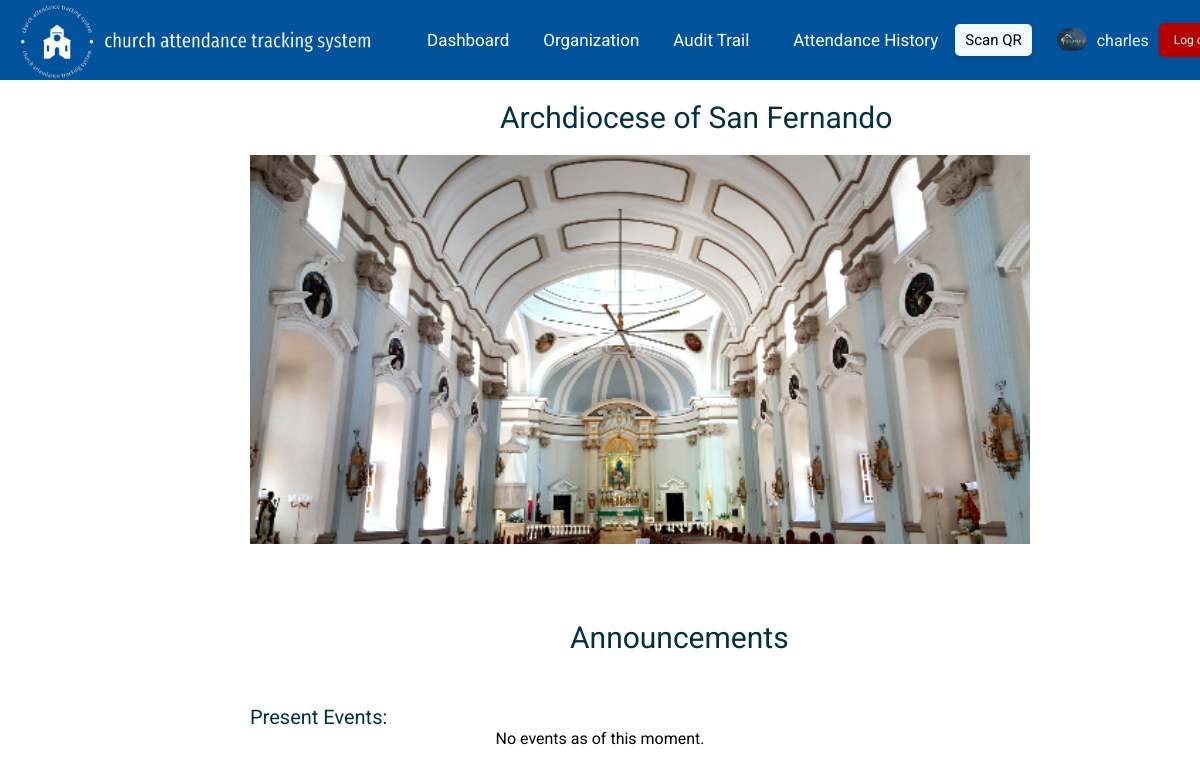
Screenshot of /home.php (signed in) with the database file from the repository.
### tables this page shows
CREATE TABLE `userlist` (
  `id` int(11) UNSIGNED NOT NULL,
  `username` varchar(50) NOT NULL,
  `access` varchar(50) NOT NULL,
  `church_member` varchar(3) NOT NULL,
  `email` varchar(50) NOT NULL,
  `organization` text DEFAULT NULL,
  `contact` double DEFAULT NULL,
  `profile_picture` text DEFAULT NULL,
  `password` varchar(500) NOT NULL
);

### home.php (the view, shortened to what this page needs)
<?php
require_once './include/connect/dbcon.php';
$user_id = $_SESSION["user_id"];
try {
    $sql = "SELECT * FROM userlist WHERE id=:user_id";
    $result = $pdo->prepare($sql);
    $result->execute([":user_id" => $user_id]);
    $user = $result->fetch();
    $userOrganization = $user["organization"];
} catch (PDOException $exc) {
    echo $exc->getMessage();
    exit();
}
?>
<!DOCTYPE html>
<html lang="en">
<head>
    <link rel="stylesheet" href="userstyle.css">
</head>
<body>
<div class="header">
            <div class="left-section">
                <a href="home.php" id="logo-link">
                    <img src="images/logos/newwhitetranspa.png" alt="">
                </a>
            </div>
            <div class="right-section">
                <a href="home.php" class="dashh">Dashboard</a>
                <a href="userorg.php" class="orgs">Organization</a>
                <a href="audit_trail.php" class="audtrail" >Audit Trail</a>
                <a href="userattendance.php" class="ah" >Attendance History</a>
                <a href="scanqr.php" class="scanqr">Scan QR</a>
              <div class="profile-link">
                <a href="userprofile.php" target="_blank">
                  <img class="profile-picture" src=" <?php echo $user["profile_picture"]; ?>" alt="">
                </a>
              </div>
              <div class="user-name">
                <a href="userprofile.php" target="_blank"><?php echo $user["username"]; ?></a>
            </div>
              <a class="logout" href="logout.php">Log out</a>
            </div>
          </div>
    <div class="churchname"> Archdiocese of San Fernando</div>
    <div class="churchimg">
        <img src="images/Cathedral.png" alt="">
    </div>
    <?php
    $sql = "SELECT p.post_id, p.event, p.date, p.location, p.date_posted, u.username AS poster_name
    FROM postlist p
    INNER JOIN attached_org a ON p.post_id = a.post_id
    INNER JOIN userlist u ON p.user_id = u.id
    WHERE a.org = :organization AND p.date >= CURRENT_DATE()  -- Modify to get future events
    ORDER BY p.date DESC;";
    $result = $pdo->prepare($sql);
    $result->bindParam(':organization', $userOrganization);
    $result->execute();
    $posts = $result->fetchAll(PDO::FETCH_ASSOC);
    ?>
    <div class="text-title">Announcements</div>
    <div class="present-event">Present Events:</div>
    <?php if (isset($posts) && !empty($posts)): ?>
        <?php $count = 0; ?>
        <?php foreach ($posts as $log): ?>
            <?php if ($count >= 3) break; ?>
            <div class="post-grid">
                <div class="post-container">
                    <div class="user-post-description">
                        <div class="poster-profile-picture">
                            <img class="poster-profile-picture" src="<?php echo $user["profile_picture"]; ?>" alt="">
                        </div>
                        <div class="poster-info">
                            <div class="profile-name"><?php echo $log['poster_name']; ?></div>
                            <div class="date-posted"><?php echo $log['date_posted']; ?></div>
                        </div>
                        <div class="post-what">Event: <?php echo $log["event"]; ?> </div>
                        <div class="post-where">Date: <?php echo $log["date"]; ?> </div>
                        <div class="post-when">Location: <?php echo $log["location"]; ?></div>
                        <div class="buttons">
                            <a href="attendqr.html" target="attendance.php">
                                <button class="attend-button" data-post-id="<?php echo $log['post_id']; ?>">Attend</button>
                            </a>
                        </div>
                    </div>
                </div>
            </div>
            <?php $count++; ?>
        <?php endforeach; ?>
    <?php else: ?>
        <center><p>No events as of this moment.</p></center>
    <?php endif; ?>
</body>
</html>

### userstyle.css (style rules this page uses)
* { margin: 0; padding: 0; font-family: Roboto, arial; }
.header { position: fixed; left: 0; right: 0; top: 0; display: flex; flex-direction: row; justify-content: space-between; align-items: center; background-color: rgb(0, 83, 156); margin: 0; padding: 0; z-index: 100; height: 80px; }
.left-section { display: flex; flex-direction: row; justify-content: center; align-items: center; }
.left-section a { display: flex; justify-content: center; align-items: center; padding: 10px; text-decoration: none; }
.left-section img { width: 400px; height: 80px; object-fit: cover; border-radius: 30px; margin-right: 15px; margin-left: -15px; }
.dashh { margin-right: 15px; margin-left: 5px; font-size: 17px; color: rgb(255, 255, 255); text-decoration: none; padding: 2px 2px; border-radius: 5%; background-color: rgba(240, 248, 255, 0); transition: background-color 0.3s, box-shadow 0.3s, transform 0.3s; display: inline-block; transform: translateY(0); }
.orgs { margin-right: 15px; margin-left: 15px; font-size: 17px; color: rgb(255, 255, 255); text-decoration: none; padding: 2px 2px; border-radius: 5%; background-color: rgba(240, 248, 255, 0); transition: background-color 0.3s, box-shadow 0.3s, transform 0.3s; display: inline-block; transform: translateY(0); }
.audtrail { margin-right: 15px; margin-left: 15px; font-size: 17px; color: rgb(255, 255, 255); text-decoration: none; padding: 2px 2px; border-radius: 5%; background-color: rgba(240, 248, 255, 0); transition: background-color 0.3s, box-shadow 0.3s, transform 0.3s; display: inline-block; transform: translateY(0); }
.ah { margin-right: 15px; margin-left: 25px; font-size: 17px; color: rgb(255, 255, 255); text-decoration: none; padding: 2px 2px; border-radius: 5%; background-color: rgba(240, 248, 255, 0); transition: background-color 0.3s, box-shadow 0.3s, transform 0.3s; display: inline-block; transform: translateY(0); }
.scanqr { margin-right: 25px; font-size: 15px; color: rgb(0, 0, 0); padding: 7px 10px; border-radius: 5px; background-color: aliceblue; text-decoration: none; transition: background-color 0.3s, box-shadow 0.3s, transform 0.3s; display: inline-block; box-shadow: 0 4px 6px rgba(0, 0, 0, 0.1); transform: translateY(0); }
.user-name a { color: aliceblue; text-decoration: none; margin-right: 10px; }
.profile-link img { width: 30px; height: auto; margin-right: 10px; border-radius: 15px; margin-top: 3px; }
.logout { margin-right: -30px; margin-left: 0px; font-size: 12px; color: white; padding: 10px 15px; border-radius: 5px; background-color: rgb(182, 0, 0); text-decoration: none; transition: background-color 0.3s, box-shadow 0.3s, transform 0.3s; display: inline-block; box-shadow: 0 4px 6px rgba(0, 0, 0, 0.1); transform: translateY(0); }
.right-section { display: flex; justify-content: center; align-items: center; flex-shrink: 0; margin-right: 50px; }
body { padding-top: 100px; height: 150vh; }
.churchname { color: rgb(0, 48, 65); font-size: 30px; padding-left: 500px; margin-bottom: 20px; }
.churchimg { width: 65%; height: 335px; margin-left: 250px; margin-top: 10px; }
.churchimg img { width: 100%; background-size: 50%; background-position: center; background-repeat: no-repeat; }
.text-title { color: rgb(0, 48, 65); font-size: 30px; padding-left: 570px; margin-top: 130px; margin-bottom: 20px; }
.present-event { color: rgb(0, 48, 65); font-size: 20px; padding-top: 30px; padding-left: 250px; }

### rows the page displays
userlist: profile_picture (picture), username "charles"
